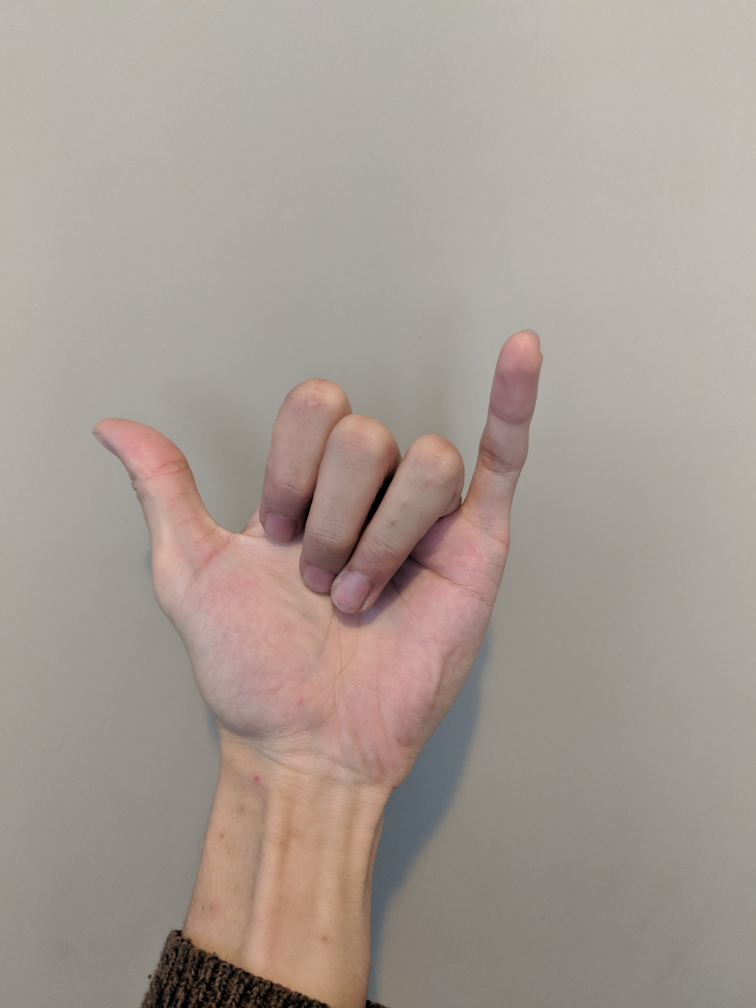
#> input picture project/image_std/originals/1.jpg, 3024 x 4032 px (shown at 1/4 size)
$ python blackandwhite.py
#> lines starting #> are read from the running program, lines starting #| are printed output that depends on the picture; after the words box and inside, x2 and y2 are one past the last pixel; in counts of white or black regions, pixels touching at a corner belong together
# EECS4422 Assignment 1
# yucheng zhou
# 213169636
# CSE: yucheng3

import cv2
import numpy as np

def blackandwhite(img_in):
	# the result image will be stored as img_out.png at the current dir
	# color the dark objects
	img_out = cv2.cvtColor(img_in, cv2.COLOR_BGR2HSV)
	lower = np.array([0, 40, 90])
	upper = np.array([20, 255, 255])
	mask = cv2.inRange(img_out, lower, upper)
	dim = (540, 960)
	img_out = cv2.resize(mask, dim, interpolation = cv2.INTER_AREA)

	return img_out

s1 = cv2.imread('image_std/originals/1.jpg',1)
#> s1 is the input picture: shape (4032, 3024, 3); mean B, G, R 147.2, 154.7, 165.5
cv2.imwrite('image_std/masks/s1.jpg',blackandwhite(s1))
#> in blackandwhite, `img_out = cv2.cvtColor(img_in, cv2.COLOR_BGR2HSV)`: img_out: shape (4032, 3024, 3); mean H, S, V 18.9, 29.6, 165.7
#> in blackandwhite, `mask = cv2.inRange(img_out, lower, upper)`:
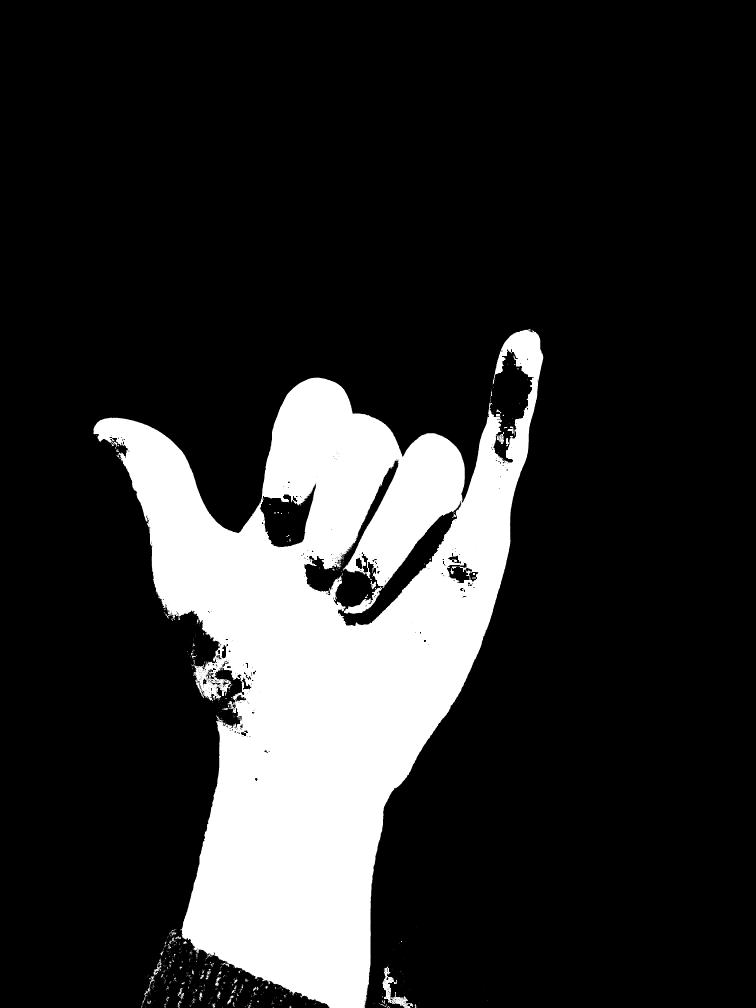
#> mask: shape (4032, 3024) (shown at 1/4 size); 17.6% white; 874 white regions (752 under 20 px), largest, box (x1, y1, x2, y2) and area: (372, 1317, 2173, 4032) 2121225, (1530, 3866, 1653, 4032) 5046, (1376, 2346, 1528, 2455) 4516
s2 = cv2.imread('image_std/originals/2.jpg',1)
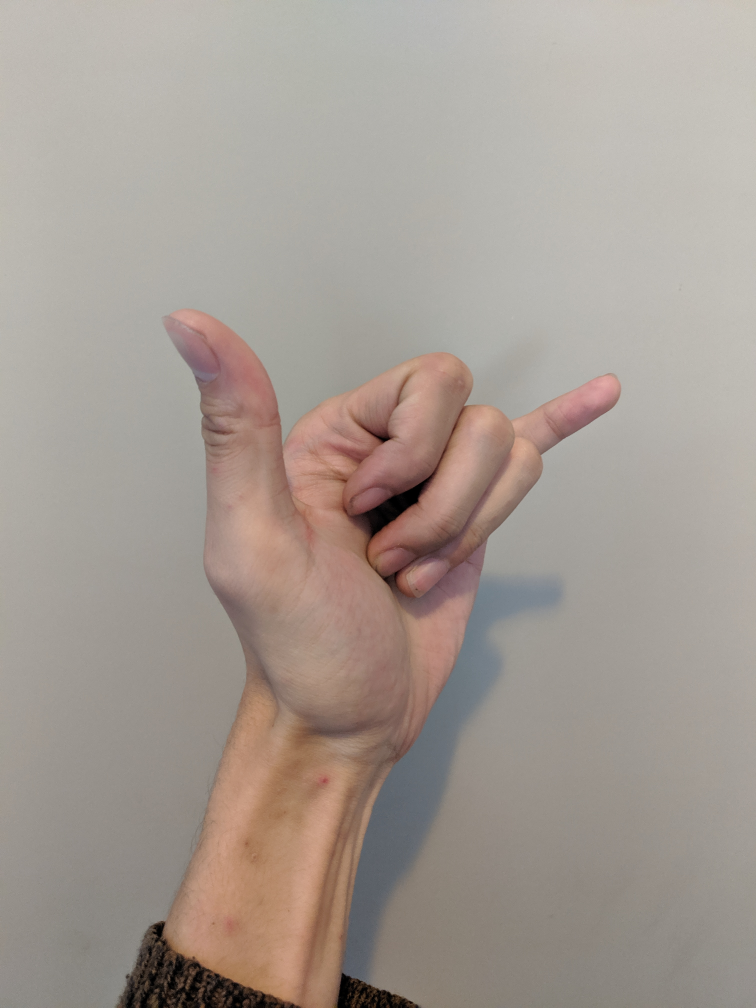
#> input picture project/image_std/originals/2.jpg, 3024 x 4032 px (shown at 1/4 size)
#> s2 is the input picture: shape (4032, 3024, 3); mean B, G, R 147.2, 155, 164.9
cv2.imwrite('image_std/masks/s2.jpg',blackandwhite(s2))
#> in blackandwhite (call 2), `img_out = cv2.cvtColor(img_in, cv2.COLOR_BGR2HSV)`: img_out: shape (4032, 3024, 3); mean H, S, V 21.3, 30, 165.3
#> in blackandwhite (call 2), `mask = cv2.inRange(img_out, lower, upper)`: mask: shape (4032, 3024); 18.5% white; 1284 white regions (1161 under 20 px), largest, box (x1, y1, x2, y2) and area: (601, 1233, 2485, 4032) 2213644, (1545, 3856, 1868, 4032) 22938, (1536, 3767, 1618, 3817) 1884
s3 = cv2.imread('image_std/originals/3.jpg',1)
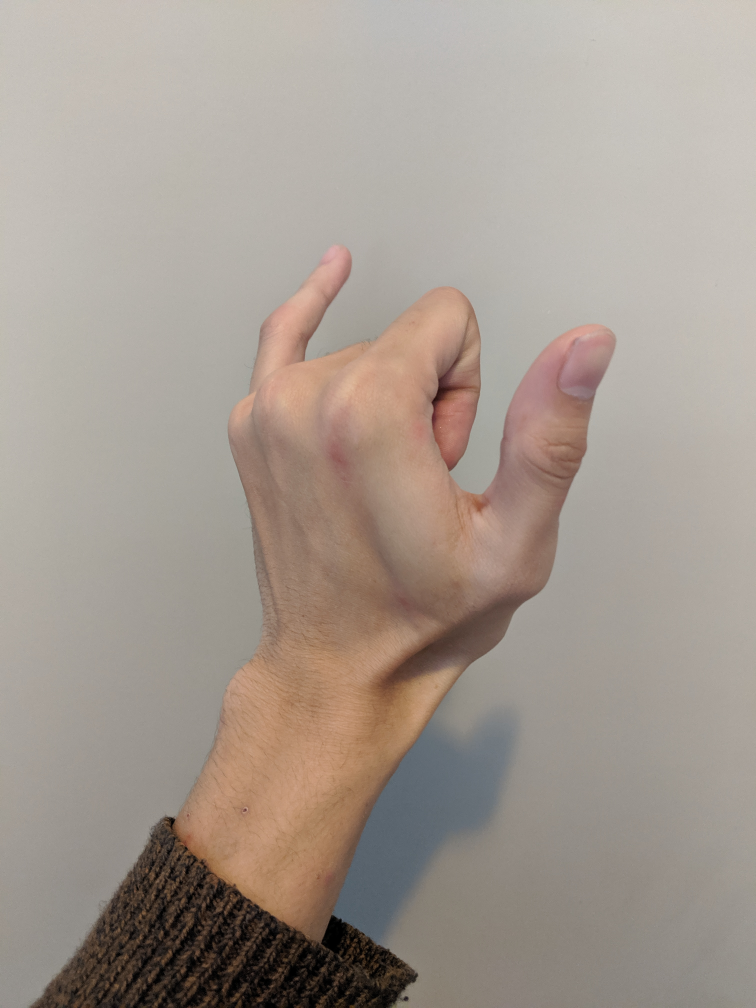
#> input picture project/image_std/originals/3.jpg, 3024 x 4032 px (shown at 1/4 size)
#> s3 is the input picture: shape (4032, 3024, 3); mean B, G, R 144.4, 153.7, 164.5
cv2.imwrite('image_std/masks/s3.jpg',blackandwhite(s3))
#> in blackandwhite (call 3), `img_out = cv2.cvtColor(img_in, cv2.COLOR_BGR2HSV)`: img_out: shape (4032, 3024, 3); mean H, S, V 19, 35.8, 164.9
#> in blackandwhite (call 3), `mask = cv2.inRange(img_out, lower, upper)`: mask: shape (4032, 3024); 19.6% white; 2174 white regions (1875 under 20 px), largest, box (x1, y1, x2, y2) and area: (684, 978, 2464, 3773) 2335949, (1664, 3896, 1842, 4032) 11185, (296, 3473, 535, 3831) 4921
s4 = cv2.imread('image_std/originals/4.jpg',1)
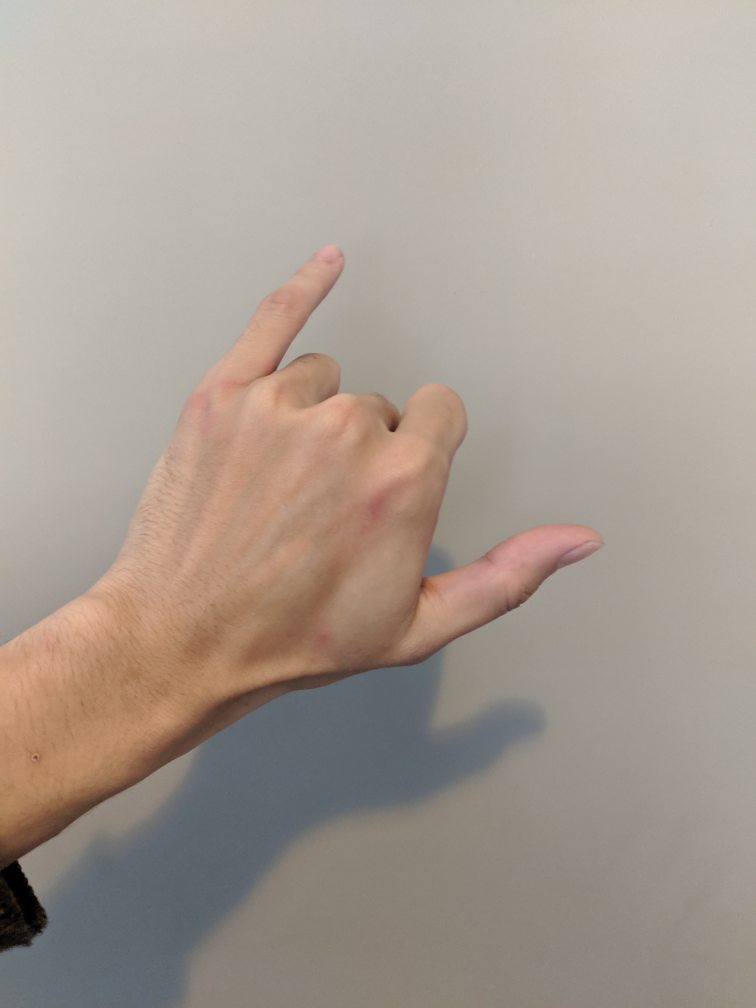
#> input picture project/image_std/originals/4.jpg, 3024 x 4032 px (shown at 1/4 size)
#> s4 is the input picture: shape (4032, 3024, 3); mean B, G, R 145.4, 155.7, 167.1
cv2.imwrite('image_std/masks/s4.jpg',blackandwhite(s4))
#> in blackandwhite (call 4), `img_out = cv2.cvtColor(img_in, cv2.COLOR_BGR2HSV)`: img_out: shape (4032, 3024, 3); mean H, S, V 24.7, 37.6, 168.5
#> in blackandwhite (call 4), `mask = cv2.inRange(img_out, lower, upper)`:
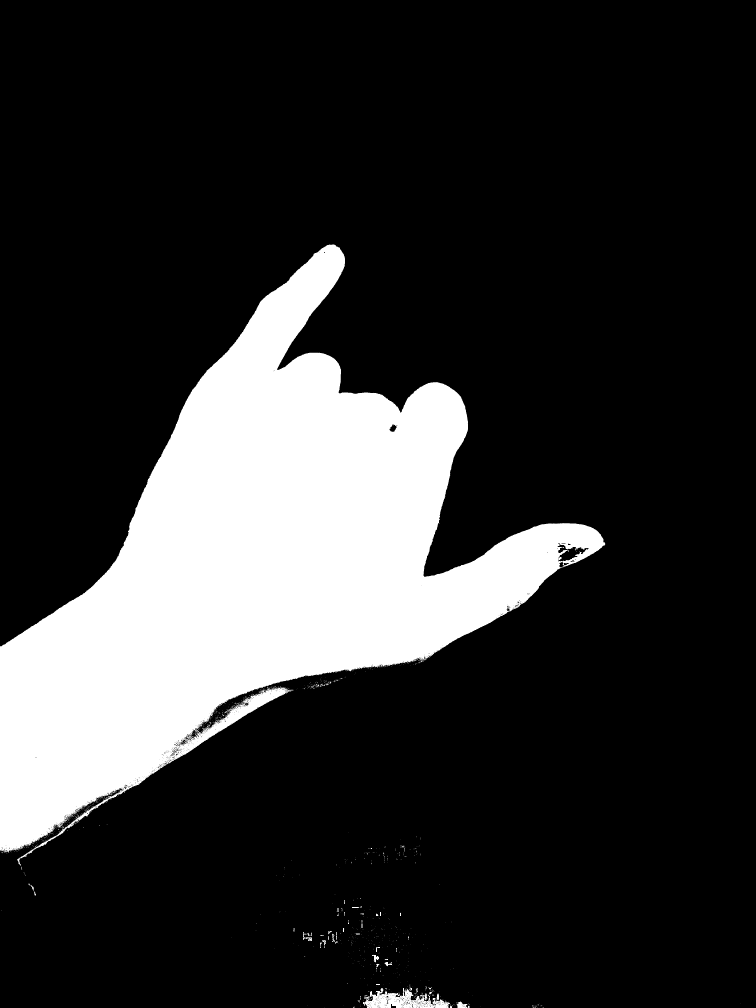
#> mask: shape (4032, 3024) (shown at 1/4 size); 18.8% white; 1187 white regions (1122 under 20 px), largest, box (x1, y1, x2, y2) and area: (0, 978, 2421, 3462) 2266488, (1452, 3952, 1801, 4032) 14301, (1827, 4006, 1870, 4032) 707
#> in blackandwhite (call 4), `img_out = cv2.resize(mask, dim, interpolation = cv2.INTER_AREA)`:
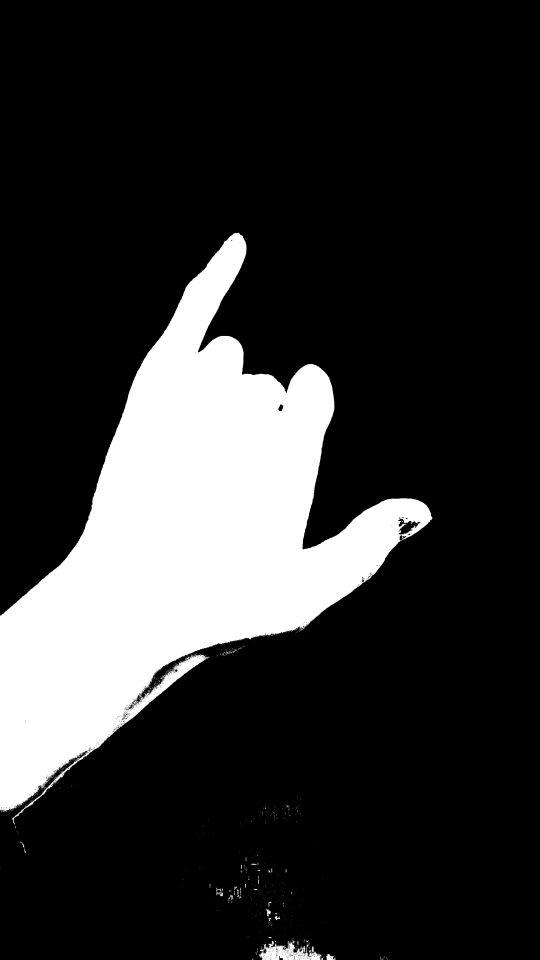
#> img_out: shape (960, 540); min 0, max 255, mean 47.9
